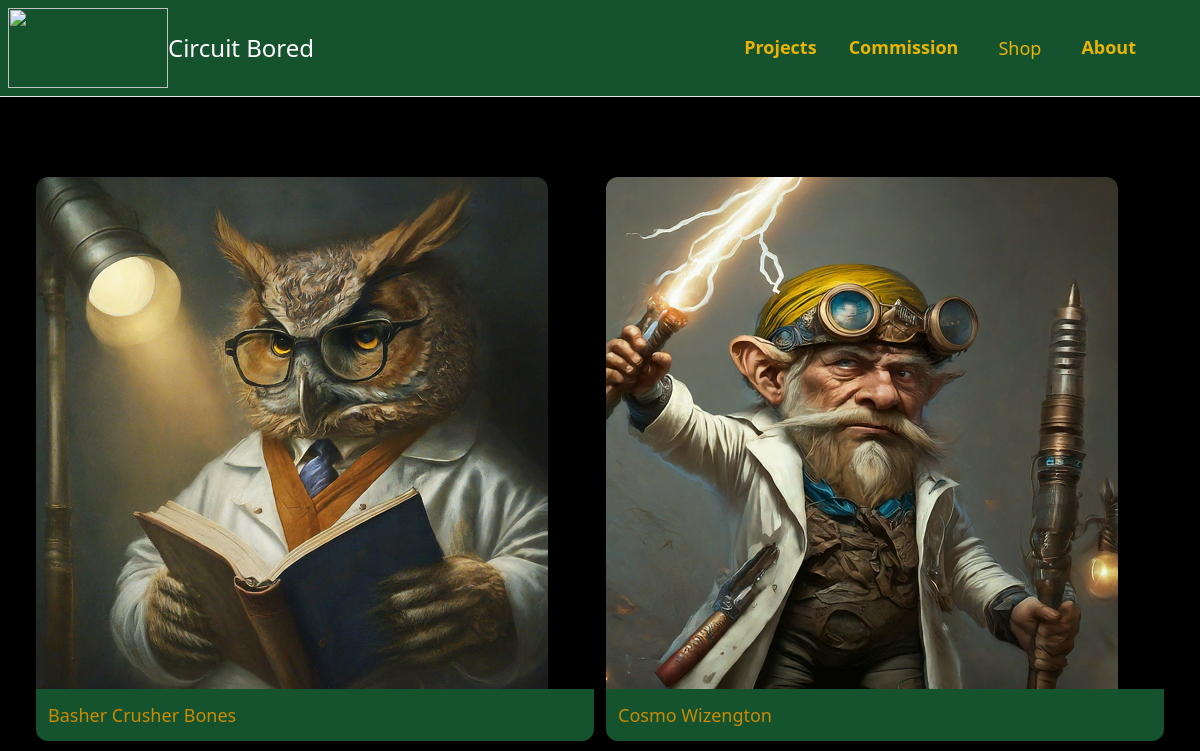
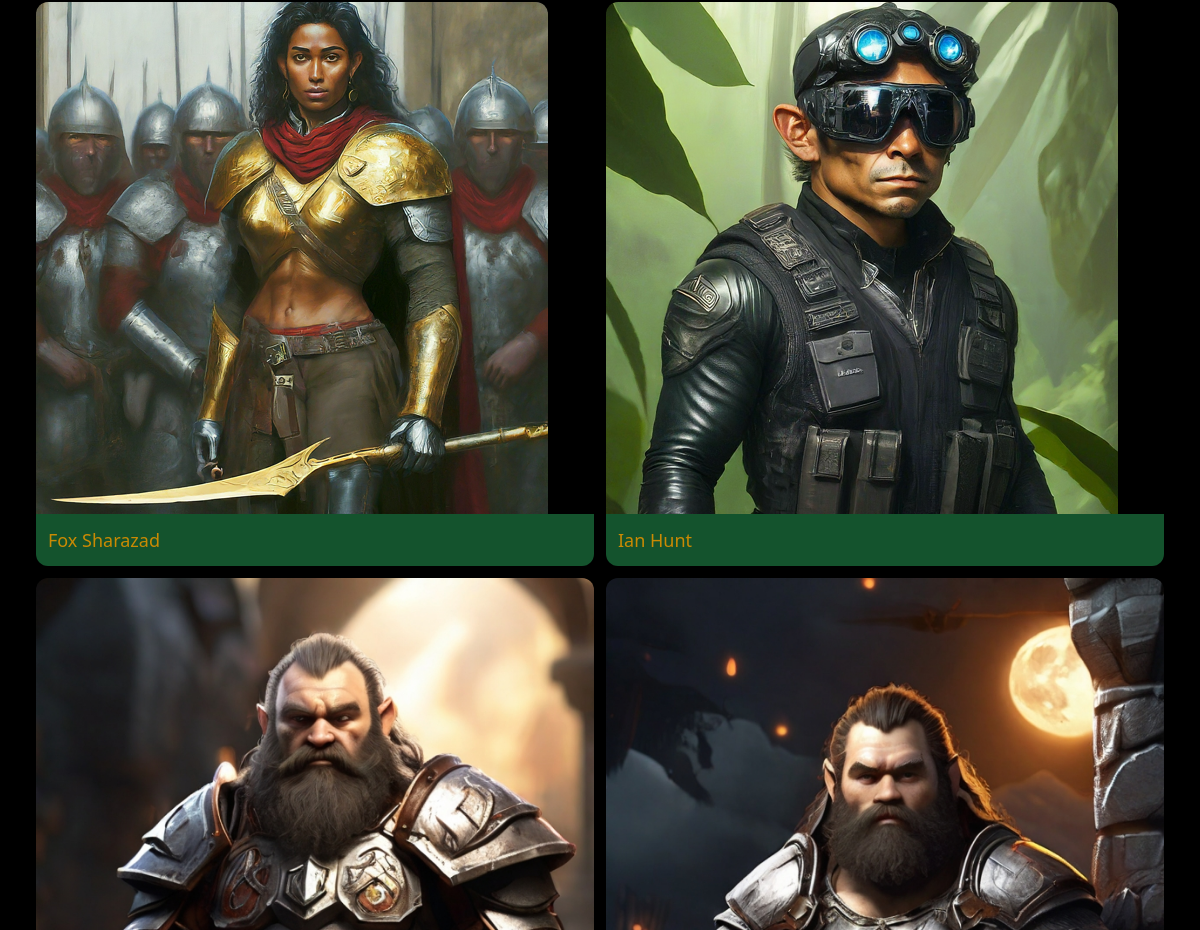
/dnd/npcs/ (upper part), run on an earlier commit of the app's database (2 pictures, top to bottom).
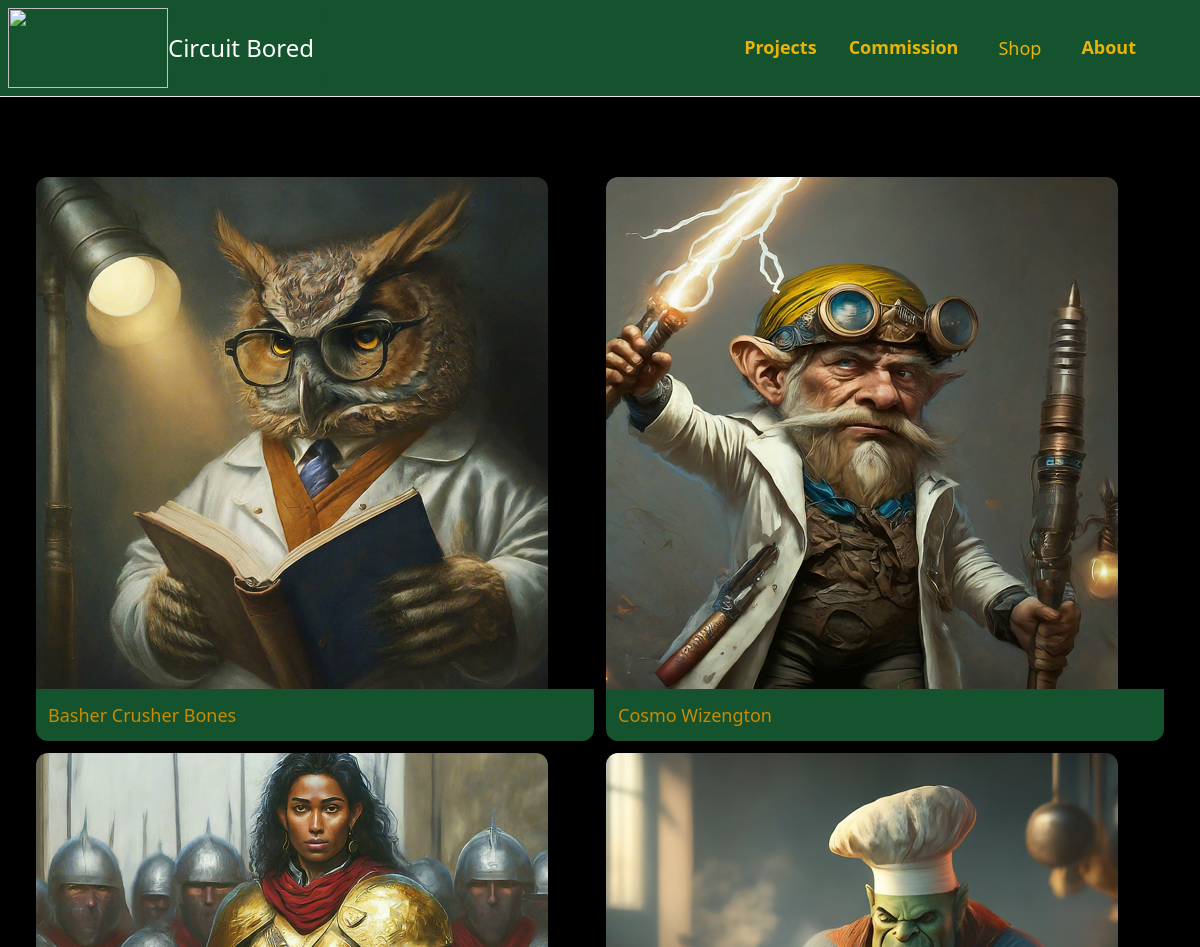
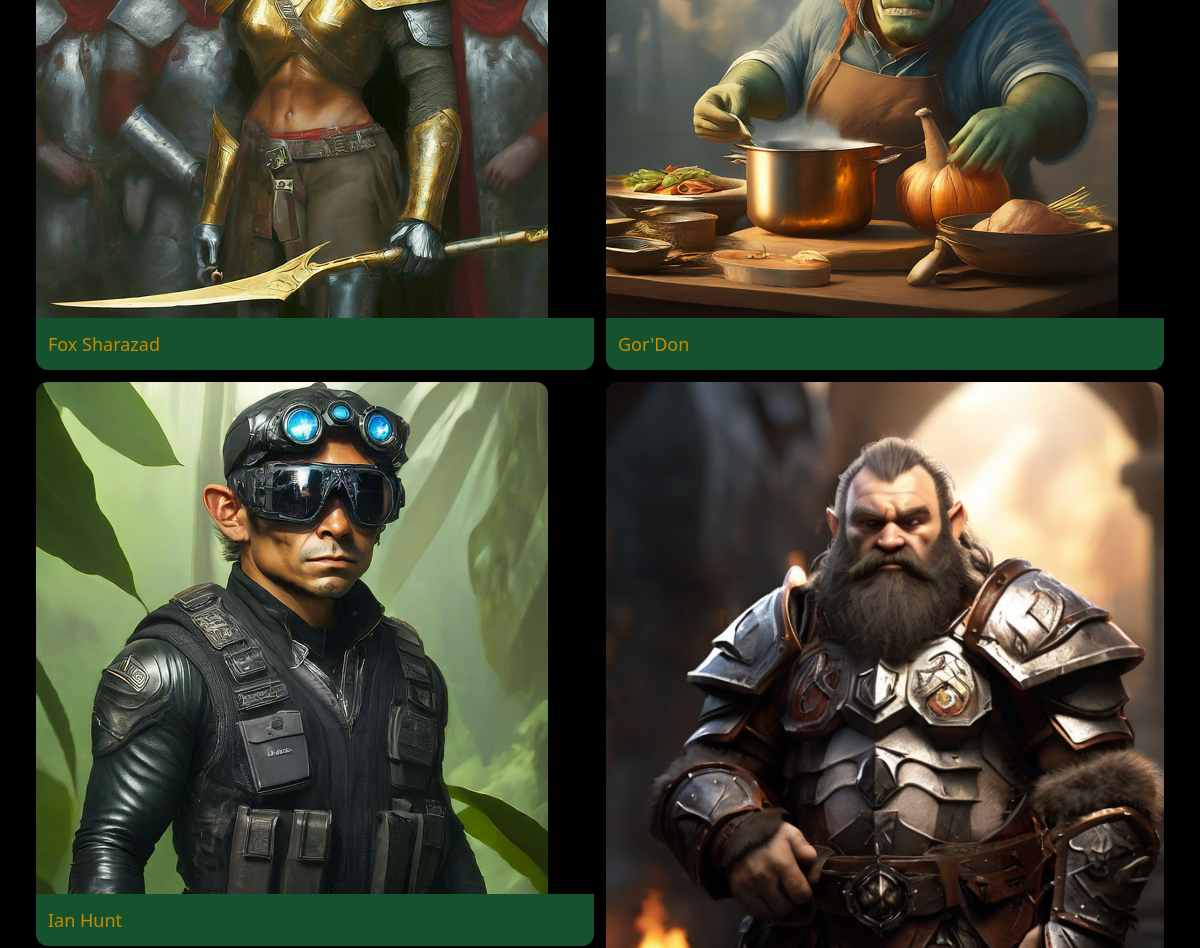
And on a later commit of the database (2 pictures, top to bottom).
### dnd/models.py (models this page shows, shortened)
class NonPlayerCharacter(models.Model):
    race = models.ForeignKey(Race, related_name='npc', on_delete=models.CASCADE)
    affiliation = models.ForeignKey(Affiliation, related_name='npc', on_delete=models.CASCADE)
    title = models.CharField(max_length=255, blank=True, null=True)
    name = models.CharField(max_length=255)
    age = models.IntegerField(null=True)
    height = models.CharField(max_length=255, blank=True, null=True)
    description = models.TextField(blank=True, null=True)
    image = models.ImageField(upload_to='project_images', blank=True, null=True)
    image2 = models.ImageField(upload_to='project_images', blank=True, null=True)
    image3 = models.ImageField(upload_to='project_images', blank=True, null=True)
    image4 = models.ImageField(upload_to='project_images', blank=True, null=True)
    invisible = models.BooleanField(default=False)
    pictures = models.URLField(max_length=200, blank=True, null=True)
    class Meta:
        ordering = ('name',)
        verbose_name_plural = 'NPCs'

### dnd/views.py (the view)
# urls.py: path('npcs/', views.NPC, name='npcs'),
def NPC(request):
    npcs = NonPlayerCharacter.objects.filter(invisible=False)
    affiliation = Affiliation.objects.all()
    return render(request, 'dnd/npcs.html', {
        'npcs': npcs,
        'affiliation':affiliation,
    })

### dnd/templates/dnd/npcs.html (shortened to what this page needs)
{% extends 'core/base.html' %}
{% block content %}
    <div class="mt-2 mb-20 px-3 py-12 bg-black-rounded-xl">
        <div class="grid grid-cols-2 gap-3">
            {% for npc in npcs %}
            <div>
                <a href="{% url 'dnd:detail' npc.id %}">
                    <div>
                        <img src="{{ npc.image.url }}" class="object-contain rounded-t-xl">
                    </div>
                    <div class="p-3 bg-green-900 rounded-b-xl">
                        <h2 class="text-sm sm:text-sm lg:text-lg xl:text-xl text-yellow-600 hover:text-white">{{ npc.name }}
                        </h2>
                    </div>
                </a>
            </div>
            {% endfor %}
        </div>
    </div>
{% endblock %}

What changed in the data, as far as the page shows it:
no longer on this page (row unchanged): NonPlayerCharacter: image (picture)
added NonPlayerCharacter: image (picture), name "Gor'Don"
